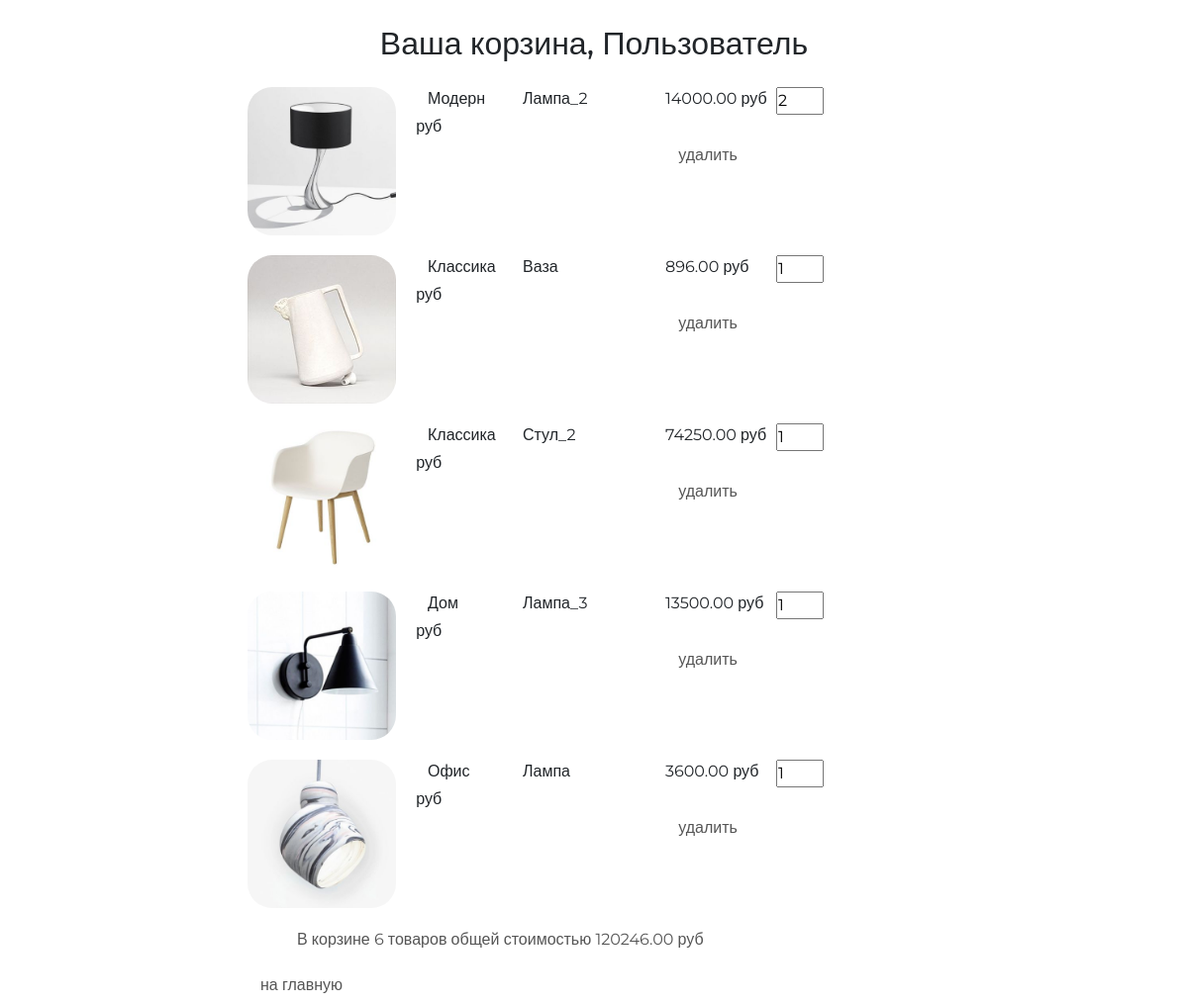
The page /basket/ (signed in) on the database as committed earlier.
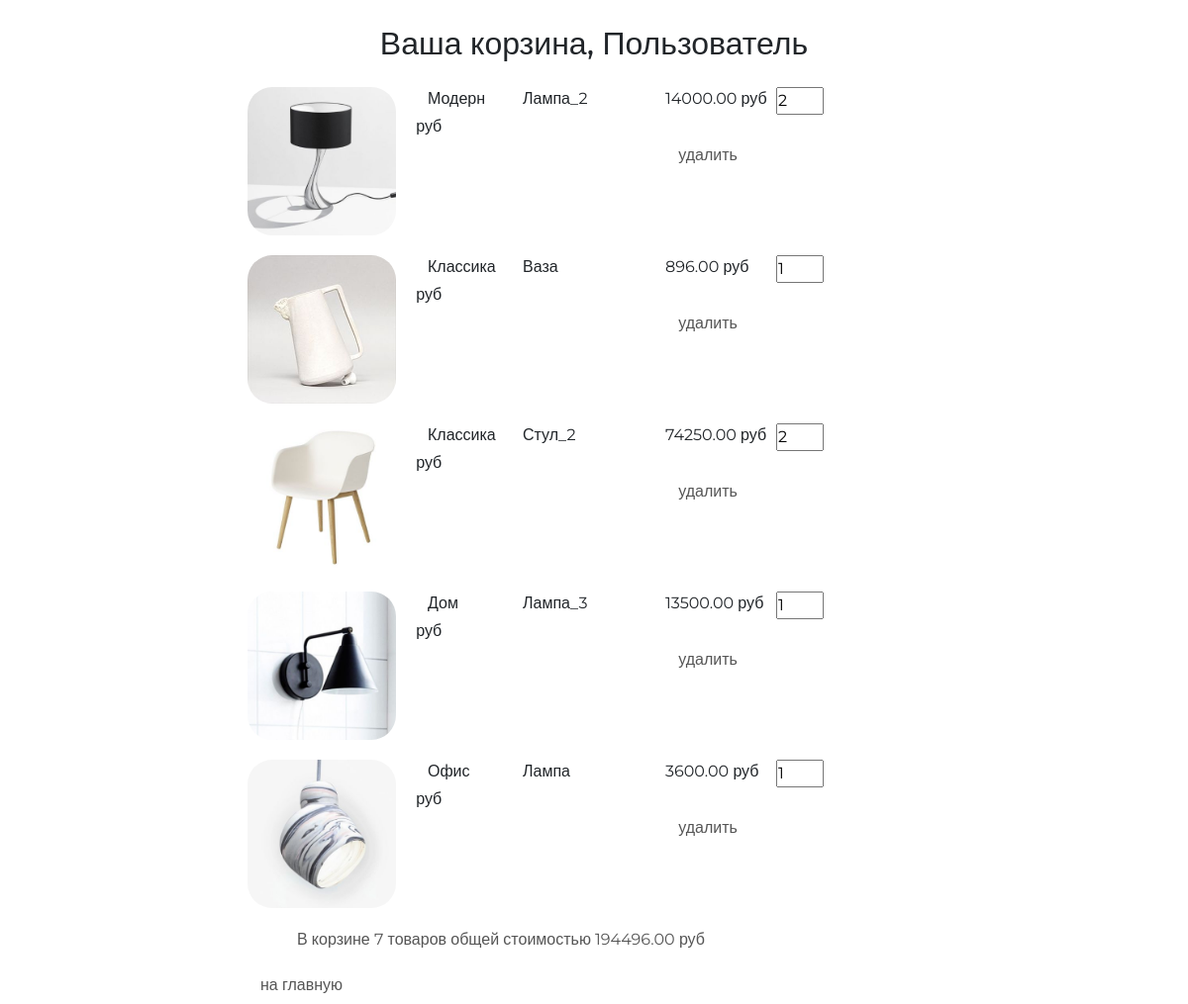
The same page on the database as committed later.
### basketapp/models.py (models this page shows)
class Basket(models.Model):
    user = models.ForeignKey(settings.AUTH_USER_MODEL, on_delete=models.CASCADE, related_name='basket')
    product = models.ForeignKey(Product, on_delete=models.CASCADE)
    quantity = models.PositiveSmallIntegerField(default=0)
    add_datetime = models.DateField(auto_now_add=True)
    @property
    def products_cost(self):
        return self.quantity * self.product.price
    @property
    def total_quantity(self):
        _items = Basket.objects.filter(user=self.user)
        return sum(list(map(lambda x: x.quantity, _items)))
    @property
    def total_cost(self):
        _items = Basket.objects.filter(user=self.user)
        return sum(list(map(lambda x: x.products_cost, _items)))

### authapp/models.py (models this page shows, shortened)
class ShopUser(AbstractUser):
    avatar = models.ImageField(upload_to='users_avatars', blank=True, verbose_name='Аватар')
    avatar_url = models.URLField(blank=True,verbose_name='Ссылка на аватар')
    age = models.PositiveSmallIntegerField(verbose_name='Возраст', default=18)
    activate_key = models.CharField(max_length=128, verbose_name='Ключ активации', blank=True, null=True)
    activate_key_expired = models.DateTimeField(blank=True, null=True)

### mainapp/models.py (models this page shows, shortened)
class Product(models.Model):
    category = models.ForeignKey(ProductCategory, on_delete=models.CASCADE, verbose_name='Категория')
    name = models.CharField(max_length=128, verbose_name='Название')
    image = models.ImageField(upload_to='products', blank=True,verbose_name='Картинка')
    short_desc = models.CharField(max_length=255, verbose_name='Краткое описание')
    description = models.TextField(verbose_name='Описание')
    price = models.DecimalField(decimal_places=2, max_digits=10, default=0, verbose_name='Цена')
    quantity = models.PositiveSmallIntegerField(default=0, verbose_name='Количество')
    is_active = models.BooleanField(default=True)

class ProductCategory(models.Model):
    name = models.CharField(max_length=64, blank=True, unique=True, verbose_name='Название')
    description = models.TextField(verbose_name='Описание')
    is_active = models.BooleanField(default=True)
    class Meta:
        verbose_name = 'категория'
        verbose_name_plural = 'категория'
        ordering = ('-id',)

### basketapp/views.py (the view)
# urls.py: path('', views.basket, name='basket'),
@login_required
def basket(request):
    basket_list = Basket.objects.filter(user=request.user)
    context = {
        'baskets': basket_list
    }
    return render(request, 'basketapp/basket.html', context=context)

### adminapp/templatetags/my_tags.py (called while the page is built)
@register.filter(name='media_for_product')
def media_for_product(img_path):
    if not img_path:
        img_path = 'products/default.jpg'
    return f'{settings.MEDIA_URL}{img_path}'

### mainapp/context_processor.py (called while the page is built)
def basket(request):
    basket_items = []
    if request.user.is_authenticated:
        basket_items = Basket.objects.filter(user=request.user)
    return {
        'basket': basket_items
    }

### basketapp/templates/basketapp/basket.html
{% extends 'basketapp/base.html' %}
{% load static %}
{% block content %}
    <div class="basket_list">
        {% include 'basketapp/includes/inc_basket_list.html' %}
    </div>
    <button class="btn btn-round">
        <a href="{% url 'main' %}">на главную</a>
    </button>
{% endblock %}

### basketapp/templates/basketapp/includes/inc_basket_list.html
{% load my_tags %}
{% for item in baskets %}
    <div class="basket_record">
        <img src="{{ item.product.image|media_for_product }}"
             alt="{{ item.product.short_desc }}">
        <span class="category_name">{{ item.product.category.name }}</span>
        <span class="product_name">{{ item.product.name }}</span>
        <span class="product_price">{{ item.product.price }}&nbspруб</span>
        <input type="number" name="{{ item.pk }}"
               min="0"
               value="{{ item.quantity }}">
        <span class="product_cost">{{ item.cost }}&nbspруб</span>
        <button class="btn btn-round">
            <a href="{% url 'basket:remove' item.pk %}" class="">
                удалить
            </a>
        </button>
    </div>
{% endfor %}
{% if baskets %}
    <div class="basket_summary">
        В корзине {{ baskets.0.total_quantity }} товаров общей стоимостью
        {{ baskets.0.total_cost }} руб
    </div>
{% endif %}

Rows that differ between the two databases and show on the page:
changed through a linked row, Basket "Модерн": user+quantity "6" → "7"; user+quantity+product "120246.00" → "194496.00"
changed Basket "Стул_2": quantity "1" → "2"
